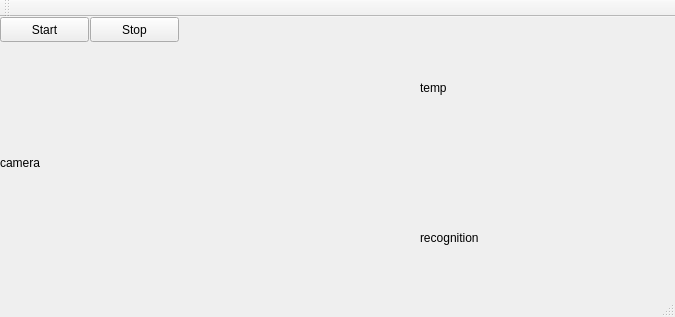
<?xml version="1.0" encoding="UTF-8"?>
<ui version="4.0">
 <class>MainWindow</class>
 <widget class="QMainWindow" name="MainWindow">
  <property name="geometry">
   <rect>
    <x>0</x>
    <y>0</y>
    <width>675</width>
    <height>317</height>
   </rect>
  </property>
  <property name="windowTitle">
   <string>MainWindow</string>
  </property>
  <widget class="QWidget" name="centralWidget">
   <widget class="QLabel" name="camera">
    <property name="geometry">
     <rect>
      <x>0</x>
      <y>0</y>
      <width>411</width>
      <height>291</height>
     </rect>
    </property>
    <property name="text">
     <string>camera</string>
    </property>
   </widget>
   <widget class="QPushButton" name="btn_startCamera">
    <property name="geometry">
     <rect>
      <x>0</x>
      <y>0</y>
      <width>89</width>
      <height>25</height>
     </rect>
    </property>
    <property name="text">
     <string>Start</string>
    </property>
   </widget>
   <widget class="QPushButton" name="btn_stopCamera">
    <property name="geometry">
     <rect>
      <x>90</x>
      <y>0</y>
      <width>89</width>
      <height>25</height>
     </rect>
    </property>
    <property name="text">
     <string>Stop</string>
    </property>
   </widget>
   <widget class="QLabel" name="img_temp">
    <property name="geometry">
     <rect>
      <x>420</x>
      <y>0</y>
      <width>251</width>
      <height>141</height>
     </rect>
    </property>
    <property name="text">
     <string>temp</string>
    </property>
   </widget>
   <widget class="QLabel" name="img_recognition">
    <property name="geometry">
     <rect>
      <x>420</x>
      <y>150</y>
      <width>251</width>
      <height>141</height>
     </rect>
    </property>
    <property name="text">
     <string>recognition</string>
    </property>
   </widget>
  </widget>
  <widget class="QToolBar" name="mainToolBar">
   <attribute name="toolBarArea">
    <enum>TopToolBarArea</enum>
   </attribute>
   <attribute name="toolBarBreak">
    <bool>false</bool>
   </attribute>
  </widget>
  <widget class="QStatusBar" name="statusBar"/>
 </widget>
 <layoutdefault spacing="6" margin="11"/>
 <resources/>
 <connections/>
</ui>
